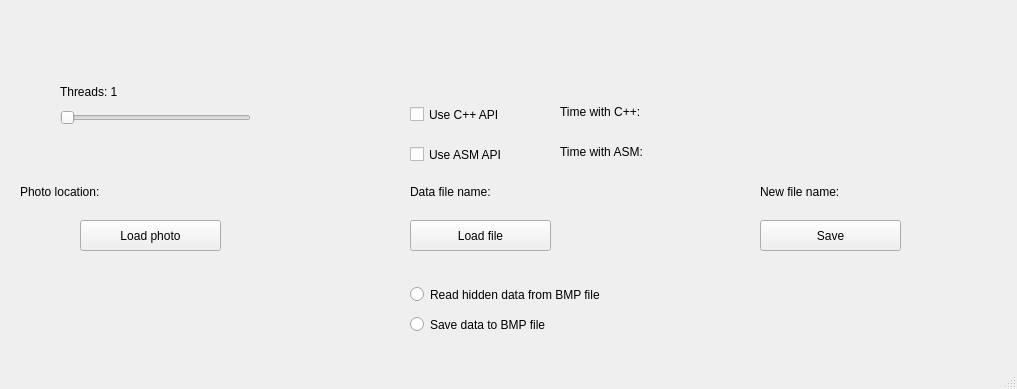
<?xml version="1.0" encoding="UTF-8"?>
<ui version="4.0">
 <class>MainWindow</class>
 <widget class="QMainWindow" name="MainWindow">
  <property name="geometry">
   <rect>
    <x>0</x>
    <y>0</y>
    <width>1017</width>
    <height>389</height>
   </rect>
  </property>
  <property name="minimumSize">
   <size>
    <width>1017</width>
    <height>389</height>
   </size>
  </property>
  <property name="maximumSize">
   <size>
    <width>1017</width>
    <height>389</height>
   </size>
  </property>
  <property name="windowTitle">
   <string>MainWindow</string>
  </property>
  <widget class="QWidget" name="centralwidget">
   <widget class="QPushButton" name="loadPhotoButton">
    <property name="geometry">
     <rect>
      <x>80</x>
      <y>220</y>
      <width>141</width>
      <height>31</height>
     </rect>
    </property>
    <property name="text">
     <string>Load photo</string>
    </property>
   </widget>
   <widget class="QLabel" name="photoLocationLabel">
    <property name="geometry">
     <rect>
      <x>20</x>
      <y>180</y>
      <width>271</width>
      <height>23</height>
     </rect>
    </property>
    <property name="text">
     <string>Photo location: </string>
    </property>
    <property name="wordWrap">
     <bool>true</bool>
    </property>
   </widget>
   <widget class="QLabel" name="newFileNameLabel">
    <property name="geometry">
     <rect>
      <x>760</x>
      <y>180</y>
      <width>231</width>
      <height>23</height>
     </rect>
    </property>
    <property name="text">
     <string>New file name: </string>
    </property>
    <property name="wordWrap">
     <bool>true</bool>
    </property>
   </widget>
   <widget class="QLabel" name="dataFileNameLabel">
    <property name="geometry">
     <rect>
      <x>410</x>
      <y>180</y>
      <width>211</width>
      <height>23</height>
     </rect>
    </property>
    <property name="text">
     <string>Data file name:</string>
    </property>
    <property name="wordWrap">
     <bool>true</bool>
    </property>
   </widget>
   <widget class="QPushButton" name="loadDataFileButton">
    <property name="enabled">
     <bool>true</bool>
    </property>
    <property name="geometry">
     <rect>
      <x>410</x>
      <y>220</y>
      <width>141</width>
      <height>31</height>
     </rect>
    </property>
    <property name="text">
     <string>Load file</string>
    </property>
   </widget>
   <widget class="QPushButton" name="saveFileButton">
    <property name="geometry">
     <rect>
      <x>760</x>
      <y>220</y>
      <width>141</width>
      <height>31</height>
     </rect>
    </property>
    <property name="text">
     <string>Save</string>
    </property>
   </widget>
   <widget class="QRadioButton" name="readFromBMPRadioButton">
    <property name="geometry">
     <rect>
      <x>410</x>
      <y>280</y>
      <width>271</width>
      <height>29</height>
     </rect>
    </property>
    <property name="text">
     <string>Read hidden data from BMP file</string>
    </property>
   </widget>
   <widget class="QRadioButton" name="writeDataToBMPRadioButton">
    <property name="geometry">
     <rect>
      <x>410</x>
      <y>310</y>
      <width>261</width>
      <height>29</height>
     </rect>
    </property>
    <property name="text">
     <string>Save data to BMP file</string>
    </property>
   </widget>
   <widget class="QSlider" name="threadsSlider">
    <property name="geometry">
     <rect>
      <x>60</x>
      <y>110</y>
      <width>191</width>
      <height>16</height>
     </rect>
    </property>
    <property name="orientation">
     <enum>Qt::Horizontal</enum>
    </property>
   </widget>
   <widget class="QLabel" name="threadsLabel">
    <property name="geometry">
     <rect>
      <x>60</x>
      <y>80</y>
      <width>191</width>
      <height>23</height>
     </rect>
    </property>
    <property name="text">
     <string>Threads: 1</string>
    </property>
   </widget>
   <widget class="QCheckBox" name="checkBox">
    <property name="geometry">
     <rect>
      <x>410</x>
      <y>100</y>
      <width>131</width>
      <height>29</height>
     </rect>
    </property>
    <property name="text">
     <string>Use C++ API</string>
    </property>
   </widget>
   <widget class="QCheckBox" name="checkBox_2">
    <property name="geometry">
     <rect>
      <x>410</x>
      <y>140</y>
      <width>121</width>
      <height>29</height>
     </rect>
    </property>
    <property name="text">
     <string>Use ASM API</string>
    </property>
   </widget>
   <widget class="QLabel" name="label">
    <property name="geometry">
     <rect>
      <x>560</x>
      <y>100</y>
      <width>171</width>
      <height>23</height>
     </rect>
    </property>
    <property name="text">
     <string>Time with C++: </string>
    </property>
   </widget>
   <widget class="QLabel" name="label_2">
    <property name="geometry">
     <rect>
      <x>560</x>
      <y>140</y>
      <width>161</width>
      <height>23</height>
     </rect>
    </property>
    <property name="text">
     <string>Time with ASM: </string>
    </property>
   </widget>
  </widget>
  <widget class="QMenuBar" name="menubar">
   <property name="geometry">
    <rect>
     <x>0</x>
     <y>0</y>
     <width>1017</width>
     <height>28</height>
    </rect>
   </property>
  </widget>
  <widget class="QStatusBar" name="statusbar"/>
 </widget>
 <resources/>
 <connections/>
</ui>
